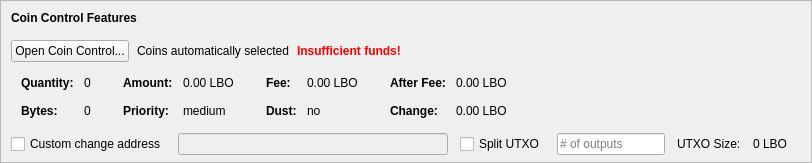
    <widget class="QFrame" name="frameCoinControl">
     <property name="sizePolicy">
      <sizepolicy hsizetype="Expanding" vsizetype="Expanding">
       <horstretch>0</horstretch>
       <verstretch>0</verstretch>
      </sizepolicy>
     </property>
     <property name="maximumSize">
      <size>
       <width>16777215</width>
       <height>16777215</height>
      </size>
     </property>
     <property name="frameShape">
      <enum>QFrame::StyledPanel</enum>
     </property>
     <property name="frameShadow">
      <enum>QFrame::Sunken</enum>
     </property>
     <layout class="QVBoxLayout" name="verticalLayoutCoinControl2">
      <property name="spacing">
       <number>0</number>
      </property>
      <property name="leftMargin">
       <number>0</number>
      </property>
      <property name="topMargin">
       <number>0</number>
      </property>
      <property name="rightMargin">
       <number>0</number>
      </property>
      <property name="bottomMargin">
       <number>6</number>
      </property>
      <item>
       <layout class="QVBoxLayout" name="verticalLayoutCoinControl" stretch="0,0,0,0,1">
        <property name="spacing">
         <number>0</number>
        </property>
        <property name="leftMargin">
         <number>10</number>
        </property>
        <property name="topMargin">
         <number>10</number>
        </property>
        <item>
         <layout class="QHBoxLayout" name="horizontalLayoutCoinControl1">
          <property name="bottomMargin">
           <number>15</number>
          </property>
          <item>
           <widget class="QLabel" name="labelCoinControlFeatures">
            <property name="sizePolicy">
             <sizepolicy hsizetype="Preferred" vsizetype="Maximum">
              <horstretch>0</horstretch>
              <verstretch>0</verstretch>
             </sizepolicy>
            </property>
            <property name="font">
             <font>
              <weight>75</weight>
              <bold>true</bold>
             </font>
            </property>
            <property name="styleSheet">
             <string notr="true">font-weight:bold;</string>
            </property>
            <property name="text">
             <string>Coin Control Features</string>
            </property>
           </widget>
          </item>
         </layout>
        </item>
        <item>
         <layout class="QHBoxLayout" name="horizontalLayoutCoinControl2" stretch="0,0,0,0">
          <property name="spacing">
           <number>8</number>
          </property>
          <property name="bottomMargin">
           <number>10</number>
          </property>
          <item>
           <widget class="QPushButton" name="pushButtonCoinControl">
            <property name="styleSheet">
             <string notr="true"/>
            </property>
            <property name="text">
             <string>Open Coin Control...</string>
            </property>
            <property name="autoDefault">
             <bool>false</bool>
            </property>
           </widget>
          </item>
          <item>
           <widget class="QLabel" name="labelCoinControlAutomaticallySelected">
            <property name="text">
             <string>Coins automatically selected</string>
            </property>
            <property name="margin">
             <number>5</number>
            </property>
           </widget>
          </item>
          <item>
           <widget class="QLabel" name="labelCoinControlInsuffFunds">
            <property name="font">
             <font>
              <weight>75</weight>
              <bold>true</bold>
             </font>
            </property>
            <property name="styleSheet">
             <string notr="true">color:red;font-weight:bold;</string>
            </property>
            <property name="text">
             <string>Insufficient funds!</string>
            </property>
            <property name="margin">
             <number>5</number>
            </property>
           </widget>
          </item>
          <item>
           <spacer name="horizontalSpacerCoinControl">
            <property name="orientation">
             <enum>Qt::Horizontal</enum>
            </property>
            <property name="sizeHint" stdset="0">
             <size>
              <width>40</width>
              <height>1</height>
             </size>
            </property>
           </spacer>
          </item>
         </layout>
        </item>
        <item>
         <widget class="QWidget" name="widgetCoinControl" native="true">
          <property name="sizePolicy">
           <sizepolicy hsizetype="Preferred" vsizetype="Preferred">
            <horstretch>0</horstretch>
            <verstretch>0</verstretch>
           </sizepolicy>
          </property>
          <property name="minimumSize">
           <size>
            <width>0</width>
            <height>0</height>
           </size>
          </property>
          <property name="styleSheet">
           <string notr="true"/>
          </property>
          <layout class="QHBoxLayout" name="horizontalLayoutCoinControl5">
           <property name="leftMargin">
            <number>0</number>
           </property>
           <property name="topMargin">
            <number>0</number>
           </property>
           <property name="rightMargin">
            <number>0</number>
           </property>
           <property name="bottomMargin">
            <number>0</number>
           </property>
           <item>
            <layout class="QHBoxLayout" name="horizontalLayoutCoinControl3" stretch="0,0,0,1">
             <property name="spacing">
              <number>20</number>
             </property>
             <property name="topMargin">
              <number>0</number>
             </property>
             <property name="bottomMargin">
              <number>10</number>
             </property>
             <item>
              <layout class="QFormLayout" name="formLayoutCoinControl1">
               <property name="horizontalSpacing">
                <number>10</number>
               </property>
               <property name="verticalSpacing">
                <number>14</number>
               </property>
               <property name="leftMargin">
                <number>10</number>
               </property>
               <property name="topMargin">
                <number>4</number>
               </property>
               <property name="rightMargin">
                <number>6</number>
               </property>
               <item row="0" column="0">
                <widget class="QLabel" name="labelCoinControlQuantityText">
                 <property name="font">
                  <font>
                   <weight>75</weight>
                   <bold>true</bold>
                  </font>
                 </property>
                 <property name="text">
                  <string>Quantity:</string>
                 </property>
                 <property name="margin">
                  <number>0</number>
                 </property>
                </widget>
               </item>
               <item row="0" column="1">
                <widget class="QLabel" name="labelCoinControlQuantity">
                 <property name="cursor">
                  <cursorShape>IBeamCursor</cursorShape>
                 </property>
                 <property name="contextMenuPolicy">
                  <enum>Qt::ActionsContextMenu</enum>
                 </property>
                 <property name="text">
                  <string notr="true">0</string>
                 </property>
                 <property name="margin">
                  <number>0</number>
                 </property>
                 <property name="textInteractionFlags">
                  <set>Qt::LinksAccessibleByMouse|Qt::TextSelectableByKeyboard|Qt::TextSelectableByMouse</set>
                 </property>
                </widget>
               </item>
               <item row="1" column="0">
                <widget class="QLabel" name="labelCoinControlBytesText">
                 <property name="font">
                  <font>
                   <weight>75</weight>
                   <bold>true</bold>
                  </font>
                 </property>
                 <property name="text">
                  <string>Bytes:</string>
                 </property>
                </widget>
               </item>
               <item row="1" column="1">
                <widget class="QLabel" name="labelCoinControlBytes">
                 <property name="cursor">
                  <cursorShape>IBeamCursor</cursorShape>
                 </property>
                 <property name="contextMenuPolicy">
                  <enum>Qt::ActionsContextMenu</enum>
                 </property>
                 <property name="text">
                  <string notr="true">0</string>
                 </property>
                 <property name="textInteractionFlags">
                  <set>Qt::LinksAccessibleByMouse|Qt::TextSelectableByKeyboard|Qt::TextSelectableByMouse</set>
                 </property>
                </widget>
               </item>
              </layout>
             </item>
             <item>
              <layout class="QFormLayout" name="formLayoutCoinControl2">
               <property name="horizontalSpacing">
                <number>10</number>
               </property>
               <property name="verticalSpacing">
                <number>14</number>
               </property>
               <property name="leftMargin">
                <number>6</number>
               </property>
               <property name="topMargin">
                <number>4</number>
               </property>
               <property name="rightMargin">
                <number>6</number>
               </property>
               <item row="0" column="0">
                <widget class="QLabel" name="labelCoinControlAmountText">
                 <property name="font">
                  <font>
                   <weight>75</weight>
                   <bold>true</bold>
                  </font>
                 </property>
                 <property name="text">
                  <string>Amount:</string>
                 </property>
                 <property name="margin">
                  <number>0</number>
                 </property>
                </widget>
               </item>
               <item row="0" column="1">
                <widget class="QLabel" name="labelCoinControlAmount">
                 <property name="cursor">
                  <cursorShape>IBeamCursor</cursorShape>
                 </property>
                 <property name="contextMenuPolicy">
                  <enum>Qt::ActionsContextMenu</enum>
                 </property>
                 <property name="text">
                  <string notr="true">0.00 LBO</string>
                 </property>
                 <property name="textInteractionFlags">
                  <set>Qt::LinksAccessibleByMouse|Qt::TextSelectableByKeyboard|Qt::TextSelectableByMouse</set>
                 </property>
                </widget>
               </item>
               <item row="1" column="0">
                <widget class="QLabel" name="labelCoinControlPriorityText">
                 <property name="font">
                  <font>
                   <weight>75</weight>
                   <bold>true</bold>
                  </font>
                 </property>
                 <property name="text">
                  <string>Priority:</string>
                 </property>
                </widget>
               </item>
               <item row="1" column="1">
                <widget class="QLabel" name="labelCoinControlPriority">
                 <property name="cursor">
                  <cursorShape>IBeamCursor</cursorShape>
                 </property>
                 <property name="contextMenuPolicy">
                  <enum>Qt::ActionsContextMenu</enum>
                 </property>
                 <property name="text">
                  <string>medium</string>
                 </property>
                 <property name="textInteractionFlags">
                  <set>Qt::LinksAccessibleByMouse|Qt::TextSelectableByKeyboard|Qt::TextSelectableByMouse</set>
                 </property>
                </widget>
               </item>
              </layout>
             </item>
             <item>
              <layout class="QFormLayout" name="formLayoutCoinControl3">
               <property name="horizontalSpacing">
                <number>10</number>
               </property>
               <property name="verticalSpacing">
                <number>14</number>
               </property>
               <property name="leftMargin">
                <number>6</number>
               </property>
               <property name="topMargin">
                <number>4</number>
               </property>
               <property name="rightMargin">
                <number>6</number>
               </property>
               <item row="0" column="0">
                <widget class="QLabel" name="labelCoinControlFeeText">
                 <property name="font">
                  <font>
                   <weight>75</weight>
                   <bold>true</bold>
                  </font>
                 </property>
                 <property name="text">
                  <string>Fee:</string>
                 </property>
                 <property name="margin">
                  <number>0</number>
                 </property>
                </widget>
               </item>
               <item row="0" column="1">
                <widget class="QLabel" name="labelCoinControlFee">
                 <property name="cursor">
                  <cursorShape>IBeamCursor</cursorShape>
                 </property>
                 <property name="contextMenuPolicy">
                  <enum>Qt::ActionsContextMenu</enum>
                 </property>
                 <property name="text">
                  <string notr="true">0.00 LBO</string>
                 </property>
                 <property name="textInteractionFlags">
                  <set>Qt::LinksAccessibleByMouse|Qt::TextSelectableByKeyboard|Qt::TextSelectableByMouse</set>
                 </property>
                </widget>
               </item>
               <item row="1" column="0">
                <widget class="QLabel" name="labelCoinControlLowOutputText">
                 <property name="font">
                  <font>
                   <weight>75</weight>
                   <bold>true</bold>
                  </font>
                 </property>
                 <property name="text">
                  <string>Dust:</string>
                 </property>
                </widget>
               </item>
               <item row="1" column="1">
                <widget class="QLabel" name="labelCoinControlLowOutput">
                 <property name="cursor">
                  <cursorShape>IBeamCursor</cursorShape>
                 </property>
                 <property name="contextMenuPolicy">
                  <enum>Qt::ActionsContextMenu</enum>
                 </property>
                 <property name="text">
                  <string>no</string>
                 </property>
                 <property name="textInteractionFlags">
                  <set>Qt::LinksAccessibleByMouse|Qt::TextSelectableByKeyboard|Qt::TextSelectableByMouse</set>
                 </property>
                </widget>
               </item>
              </layout>
             </item>
             <item>
              <layout class="QFormLayout" name="formLayoutCoinControl4">
               <property name="horizontalSpacing">
                <number>10</number>
               </property>
               <property name="verticalSpacing">
                <number>14</number>
               </property>
               <property name="leftMargin">
                <number>6</number>
               </property>
               <property name="topMargin">
                <number>4</number>
               </property>
               <property name="rightMargin">
                <number>6</number>
               </property>
               <item row="0" column="0">
                <widget class="QLabel" name="labelCoinControlAfterFeeText">
                 <property name="font">
                  <font>
                   <weight>75</weight>
                   <bold>true</bold>
                  </font>
                 </property>
                 <property name="text">
                  <string>After Fee:</string>
                 </property>
                 <property name="margin">
                  <number>0</number>
                 </property>
                </widget>
               </item>
               <item row="0" column="1">
                <widget class="QLabel" name="labelCoinControlAfterFee">
                 <property name="cursor">
                  <cursorShape>IBeamCursor</cursorShape>
                 </property>
                 <property name="contextMenuPolicy">
                  <enum>Qt::ActionsContextMenu</enum>
                 </property>
                 <property name="text">
                  <string notr="true">0.00 LBO</string>
                 </property>
                 <property name="textInteractionFlags">
                  <set>Qt::LinksAccessibleByMouse|Qt::TextSelectableByKeyboard|Qt::TextSelectableByMouse</set>
                 </property>
                </widget>
               </item>
               <item row="1" column="0">
                <widget class="QLabel" name="labelCoinControlChangeText">
                 <property name="font">
                  <font>
                   <weight>75</weight>
                   <bold>true</bold>
                  </font>
                 </property>
                 <property name="text">
                  <string>Change:</string>
                 </property>
                </widget>
               </item>
               <item row="1" column="1">
                <widget class="QLabel" name="labelCoinControlChange">
                 <property name="cursor">
                  <cursorShape>IBeamCursor</cursorShape>
                 </property>
                 <property name="contextMenuPolicy">
                  <enum>Qt::ActionsContextMenu</enum>
                 </property>
                 <property name="text">
                  <string notr="true">0.00 LBO</string>
                 </property>
                 <property name="textInteractionFlags">
                  <set>Qt::LinksAccessibleByMouse|Qt::TextSelectableByKeyboard|Qt::TextSelectableByMouse</set>
                 </property>
                </widget>
               </item>
              </layout>
             </item>
            </layout>
           </item>
          </layout>
         </widget>
        </item>
        <item>
         <layout class="QHBoxLayout" name="horizontalLayoutCoinControl4" stretch="0,0,0,0,0,0,0">
          <property name="spacing">
           <number>12</number>
          </property>
          <property name="sizeConstraint">
           <enum>QLayout::SetDefaultConstraint</enum>
          </property>
          <property name="topMargin">
           <number>5</number>
          </property>
          <property name="rightMargin">
           <number>5</number>
          </property>
          <item>
           <widget class="QCheckBox" name="checkBoxCoinControlChange">
            <property name="toolTip">
             <string>If this is activated, but the change address is empty or invalid, change will be sent to a newly generated address.</string>
            </property>
            <property name="text">
             <string>Custom change address</string>
            </property>
           </widget>
          </item>
          <item>
           <widget class="QValidatedLineEdit" name="lineEditCoinControlChange">
            <property name="enabled">
             <bool>false</bool>
            </property>
            <property name="sizePolicy">
             <sizepolicy hsizetype="Expanding" vsizetype="Fixed">
              <horstretch>0</horstretch>
              <verstretch>0</verstretch>
             </sizepolicy>
            </property>
           </widget>
          </item>
          <item>
           <widget class="QCheckBox" name="splitBlockCheckBox">
            <property name="text">
             <string>Split UTXO</string>
            </property>
           </widget>
          </item>
          <item>
           <widget class="QLineEdit" name="splitBlockLineEdit">
            <property name="sizePolicy">
             <sizepolicy hsizetype="Fixed" vsizetype="Fixed">
              <horstretch>50</horstretch>
              <verstretch>0</verstretch>
             </sizepolicy>
            </property>
            <property name="placeholderText">
             <string># of outputs</string>
            </property>
           </widget>
          </item>
          <item>
           <widget class="QLabel" name="labelBlockSizeText">
            <property name="text">
             <string>UTXO Size:</string>
            </property>
           </widget>
          </item>
          <item>
           <widget class="QLabel" name="labelBlockSize">
            <property name="text">
             <string>0 LBO</string>
            </property>
           </widget>
          </item>
          <item>
           <widget class="QLabel" name="labelCoinControlChangeLabel">
            <property name="sizePolicy">
             <sizepolicy hsizetype="Preferred" vsizetype="Expanding">
              <horstretch>0</horstretch>
              <verstretch>0</verstretch>
             </sizepolicy>
            </property>
            <property name="minimumSize">
             <size>
              <width>0</width>
              <height>0</height>
             </size>
            </property>
            <property name="text">
             <string/>
            </property>
            <property name="margin">
             <number>3</number>
            </property>
           </widget>
          </item>
         </layout>
        </item>
        <item>
         <spacer name="verticalSpacerCoinControl">
          <property name="orientation">
           <enum>Qt::Vertical</enum>
          </property>
          <property name="sizeHint" stdset="0">
           <size>
            <width>800</width>
            <height>1</height>
           </size>
          </property>
         </spacer>
        </item>
       </layout>
      </item>
     </layout>
    </widget>
